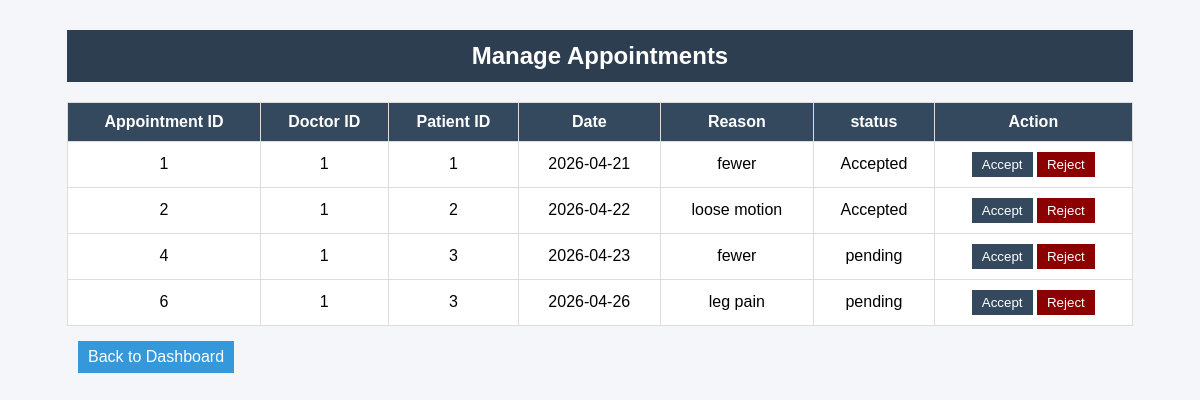
Page /ManageAppointment.php on the committed database.
### tables this page shows
CREATE TABLE `appointment` (
  `appointment_id` int(11) NOT NULL,
  `doctor_id` int(11) NOT NULL,
  `Patient_ID` int(11) NOT NULL,
  `appointment_date` date NOT NULL,
  `reason` varchar(100) NOT NULL,
  `Status` varchar(100) NOT NULL DEFAULT 'pending'
);

### ManageAppointment.php (the view, shortened to what this page needs)
<!DOCTYPE html>
<html>
<head>
</head>
<body>
<div class="container">
	<h2>Manage Appointments</h2>
	<table>
        <tr>
            <th>Appointment ID</th>
            <th>Doctor ID</th>
            <th>Patient ID</th>
            <th>Date</th>
            <th>Reason</th>
	    <th>status</th>
            <th>Action</th>
        </tr>
	<?php
	$conn = mysqli_connect("localhost", "root", "", "hms");
        $sql = "SELECT * FROM appointment";
        $result = mysqli_query($conn, $sql);
	if(mysqli_num_rows($result) > 0)
	{
		while($row = mysqli_fetch_assoc($result))
		{
                    echo "<tr>
                    <td>".$row['appointment_id']."</td>
                    <td>".$row['doctor_id']."</td>
                    <td>".$row['Patient_ID']."</td>
                    <td>".$row['appointment_date']."</td>
		    <td>".$row['reason']."</td>
                    <td>".$row['Status']."</td>
		    <td>
			<form method='post' >
				<input type='hidden' name='aid' value='".$row['appointment_id']."'>
           			<button type='submit' name='accept' style='background-color: #34495e;color:white;border:none;padding:5px 10px;border-							radius:5px;'>Accept</button>
				<button type='submit' name='reject' style='background-color:darkred;color:white;border:none;padding:5px 10px;border-							radius:5px;'>Reject</button>
        		</form>
    		    </td>
    		    </tr>";
               }
        }
?>
</table>
</div>
<a href="doctor_dashboard.php" class="btn">Back to Dashboard</a>
</body>
</html>

### ManageAppointment.php (style rules this page uses)
body { font-family: Arial; background: #f4f6f9; }
.container { width: 90%; margin: auto; margin-top: 30px; }
h2 { background: #2c3e50; color: white; padding: 12px; text-align: center; }
table { width: 100%; border-collapse: collapse; background: white; }
th, td { padding: 10px; text-align: center; border: 1px solid #ddd; }
th { background: #34495e;; color: white; }
.btn { display: inline-block; padding: 7px 10px; margin: 15px; background-color:#3498db; color: white; text-decoration: none; margin-left:70px; }

### rows in the picture
appointment: appointment_id "1", doctor "1", Patient_ID "1", appointment_date "2026-04-21", reason "fewer", Status "Accepted"
appointment: appointment_id "2", doctor "1", Patient_ID "2", appointment_date "2026-04-22", reason "loose motion", Status "Accepted"
appointment: appointment_id "4", doctor "1", Patient_ID "3", appointment_date "2026-04-23", reason "fewer", Status "pending"
appointment: appointment_id "6", doctor "1", Patient_ID "3", appointment_date "2026-04-26", reason "leg pain", Status "pending"
